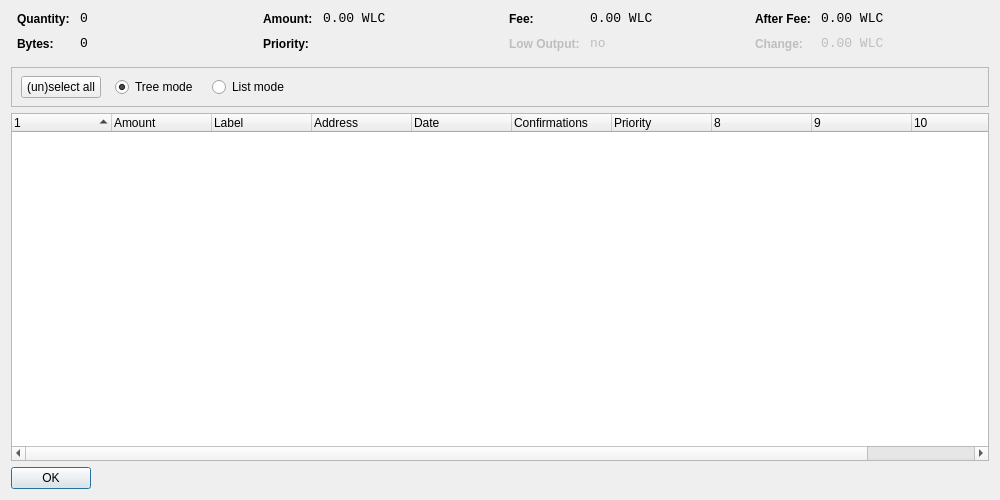
<?xml version="1.0" encoding="UTF-8"?>
<ui version="4.0">
 <class>CoinControlDialog</class>
 <widget class="QDialog" name="CoinControlDialog">
  <property name="geometry">
   <rect>
    <x>0</x>
    <y>0</y>
    <width>1000</width>
    <height>500</height>
   </rect>
  </property>
  <property name="windowTitle">
   <string>Coin Control</string>
  </property>
  <layout class="QVBoxLayout" name="verticalLayout">
   <item>
    <layout class="QHBoxLayout" name="horizontalLayoutTop" stretch="0,0,0,0">
     <property name="topMargin">
      <number>0</number>
     </property>
     <property name="bottomMargin">
      <number>10</number>
     </property>
     <item>
      <layout class="QFormLayout" name="formLayoutCoinControl1">
       <property name="horizontalSpacing">
        <number>10</number>
       </property>
       <property name="verticalSpacing">
        <number>10</number>
       </property>
       <property name="leftMargin">
        <number>6</number>
       </property>
       <property name="rightMargin">
        <number>6</number>
       </property>
       <item row="0" column="0">
        <widget class="QLabel" name="labelCoinControlQuantityText">
         <property name="styleSheet">
          <string notr="true">font-weight:bold;</string>
         </property>
         <property name="text">
          <string>Quantity:</string>
         </property>
        </widget>
       </item>
       <item row="0" column="1">
        <widget class="QLabel" name="labelCoinControlQuantity">
         <property name="font">
          <font>
           <family>Monospace</family>
           <pointsize>10</pointsize>
          </font>
         </property>
         <property name="cursor">
          <cursorShape>IBeamCursor</cursorShape>
         </property>
         <property name="contextMenuPolicy">
          <enum>Qt::ActionsContextMenu</enum>
         </property>
         <property name="text">
          <string notr="true">0</string>
         </property>
         <property name="textInteractionFlags">
          <set>Qt::LinksAccessibleByMouse|Qt::TextSelectableByKeyboard|Qt::TextSelectableByMouse</set>
         </property>
        </widget>
       </item>
       <item row="1" column="0">
        <widget class="QLabel" name="labelCoinControlBytesText">
         <property name="styleSheet">
          <string notr="true">font-weight:bold;</string>
         </property>
         <property name="text">
          <string>Bytes:</string>
         </property>
        </widget>
       </item>
       <item row="1" column="1">
        <widget class="QLabel" name="labelCoinControlBytes">
         <property name="font">
          <font>
           <family>Monospace</family>
           <pointsize>10</pointsize>
          </font>
         </property>
         <property name="cursor">
          <cursorShape>IBeamCursor</cursorShape>
         </property>
         <property name="contextMenuPolicy">
          <enum>Qt::ActionsContextMenu</enum>
         </property>
         <property name="text">
          <string notr="true">0</string>
         </property>
         <property name="textInteractionFlags">
          <set>Qt::LinksAccessibleByMouse|Qt::TextSelectableByKeyboard|Qt::TextSelectableByMouse</set>
         </property>
        </widget>
       </item>
      </layout>
     </item>
     <item>
      <layout class="QFormLayout" name="formLayoutCoinControl2">
       <property name="horizontalSpacing">
        <number>10</number>
       </property>
       <property name="verticalSpacing">
        <number>10</number>
       </property>
       <property name="leftMargin">
        <number>6</number>
       </property>
       <property name="rightMargin">
        <number>6</number>
       </property>
       <item row="0" column="0">
        <widget class="QLabel" name="labelCoinControlAmountText">
         <property name="styleSheet">
          <string notr="true">font-weight:bold;</string>
         </property>
         <property name="text">
          <string>Amount:</string>
         </property>
        </widget>
       </item>
       <item row="0" column="1">
        <widget class="QLabel" name="labelCoinControlAmount">
         <property name="font">
          <font>
           <family>Monospace</family>
           <pointsize>10</pointsize>
          </font>
         </property>
         <property name="cursor">
          <cursorShape>IBeamCursor</cursorShape>
         </property>
         <property name="contextMenuPolicy">
          <enum>Qt::ActionsContextMenu</enum>
         </property>
         <property name="text">
          <string notr="true">0.00 WLC</string>
         </property>
         <property name="textInteractionFlags">
          <set>Qt::LinksAccessibleByMouse|Qt::TextSelectableByKeyboard|Qt::TextSelectableByMouse</set>
         </property>
        </widget>
       </item>
       <item row="1" column="0">
        <widget class="QLabel" name="labelCoinControlPriorityText">
         <property name="styleSheet">
          <string notr="true">font-weight:bold;</string>
         </property>
         <property name="text">
          <string>Priority:</string>
         </property>
        </widget>
       </item>
       <item row="1" column="1">
        <widget class="QLabel" name="labelCoinControlPriority">
         <property name="font">
          <font>
           <family>Monospace</family>
           <pointsize>10</pointsize>
          </font>
         </property>
         <property name="cursor">
          <cursorShape>IBeamCursor</cursorShape>
         </property>
         <property name="contextMenuPolicy">
          <enum>Qt::ActionsContextMenu</enum>
         </property>
         <property name="text">
          <string/>
         </property>
         <property name="textInteractionFlags">
          <set>Qt::LinksAccessibleByMouse|Qt::TextSelectableByKeyboard|Qt::TextSelectableByMouse</set>
         </property>
        </widget>
       </item>
      </layout>
     </item>
     <item>
      <layout class="QFormLayout" name="formLayoutCoinControl3">
       <property name="horizontalSpacing">
        <number>10</number>
       </property>
       <property name="verticalSpacing">
        <number>10</number>
       </property>
       <property name="leftMargin">
        <number>6</number>
       </property>
       <property name="rightMargin">
        <number>6</number>
       </property>
       <item row="0" column="0">
        <widget class="QLabel" name="labelCoinControlFeeText">
         <property name="styleSheet">
          <string notr="true">font-weight:bold;</string>
         </property>
         <property name="text">
          <string>Fee:</string>
         </property>
        </widget>
       </item>
       <item row="0" column="1">
        <widget class="QLabel" name="labelCoinControlFee">
         <property name="font">
          <font>
           <family>Monospace</family>
           <pointsize>10</pointsize>
          </font>
         </property>
         <property name="cursor">
          <cursorShape>IBeamCursor</cursorShape>
         </property>
         <property name="contextMenuPolicy">
          <enum>Qt::ActionsContextMenu</enum>
         </property>
         <property name="text">
          <string notr="true">0.00 WLC</string>
         </property>
         <property name="textInteractionFlags">
          <set>Qt::LinksAccessibleByMouse|Qt::TextSelectableByKeyboard|Qt::TextSelectableByMouse</set>
         </property>
        </widget>
       </item>
       <item row="1" column="0">
        <widget class="QLabel" name="labelCoinControlLowOutputText">
         <property name="enabled">
          <bool>false</bool>
         </property>
         <property name="styleSheet">
          <string notr="true">font-weight:bold;</string>
         </property>
         <property name="text">
          <string>Low Output:</string>
         </property>
        </widget>
       </item>
       <item row="1" column="1">
        <widget class="QLabel" name="labelCoinControlLowOutput">
         <property name="enabled">
          <bool>false</bool>
         </property>
         <property name="font">
          <font>
           <family>Monospace</family>
           <pointsize>10</pointsize>
          </font>
         </property>
         <property name="cursor">
          <cursorShape>IBeamCursor</cursorShape>
         </property>
         <property name="contextMenuPolicy">
          <enum>Qt::ActionsContextMenu</enum>
         </property>
         <property name="text">
          <string notr="true">no</string>
         </property>
         <property name="textInteractionFlags">
          <set>Qt::LinksAccessibleByMouse|Qt::TextSelectableByKeyboard|Qt::TextSelectableByMouse</set>
         </property>
        </widget>
       </item>
      </layout>
     </item>
     <item>
      <layout class="QFormLayout" name="formLayoutCoinControl4">
       <property name="horizontalSpacing">
        <number>10</number>
       </property>
       <property name="verticalSpacing">
        <number>10</number>
       </property>
       <property name="leftMargin">
        <number>6</number>
       </property>
       <property name="rightMargin">
        <number>6</number>
       </property>
       <item row="0" column="0">
        <widget class="QLabel" name="labelCoinControlAfterFeeText">
         <property name="styleSheet">
          <string notr="true">font-weight:bold;</string>
         </property>
         <property name="text">
          <string>After Fee:</string>
         </property>
        </widget>
       </item>
       <item row="0" column="1">
        <widget class="QLabel" name="labelCoinControlAfterFee">
         <property name="font">
          <font>
           <family>Monospace</family>
           <pointsize>10</pointsize>
          </font>
         </property>
         <property name="cursor">
          <cursorShape>IBeamCursor</cursorShape>
         </property>
         <property name="contextMenuPolicy">
          <enum>Qt::ActionsContextMenu</enum>
         </property>
         <property name="text">
          <string notr="true">0.00 WLC</string>
         </property>
         <property name="textInteractionFlags">
          <set>Qt::LinksAccessibleByMouse|Qt::TextSelectableByKeyboard|Qt::TextSelectableByMouse</set>
         </property>
        </widget>
       </item>
       <item row="1" column="0">
        <widget class="QLabel" name="labelCoinControlChangeText">
         <property name="enabled">
          <bool>false</bool>
         </property>
         <property name="styleSheet">
          <string notr="true">font-weight:bold;</string>
         </property>
         <property name="text">
          <string>Change:</string>
         </property>
        </widget>
       </item>
       <item row="1" column="1">
        <widget class="QLabel" name="labelCoinControlChange">
         <property name="enabled">
          <bool>false</bool>
         </property>
         <property name="font">
          <font>
           <family>Monospace</family>
           <pointsize>10</pointsize>
          </font>
         </property>
         <property name="cursor">
          <cursorShape>IBeamCursor</cursorShape>
         </property>
         <property name="contextMenuPolicy">
          <enum>Qt::ActionsContextMenu</enum>
         </property>
         <property name="text">
          <string notr="true">0.00 WLC</string>
         </property>
         <property name="textInteractionFlags">
          <set>Qt::LinksAccessibleByMouse|Qt::TextSelectableByKeyboard|Qt::TextSelectableByMouse</set>
         </property>
        </widget>
       </item>
      </layout>
     </item>
    </layout>
   </item>
   <item>
    <widget class="QFrame" name="frame">
     <property name="minimumSize">
      <size>
       <width>0</width>
       <height>40</height>
      </size>
     </property>
     <property name="frameShape">
      <enum>QFrame::StyledPanel</enum>
     </property>
     <property name="frameShadow">
      <enum>QFrame::Sunken</enum>
     </property>
     <widget class="QWidget" name="horizontalLayoutWidget">
      <property name="geometry">
       <rect>
        <x>10</x>
        <y>0</y>
        <width>781</width>
        <height>41</height>
       </rect>
      </property>
      <layout class="QHBoxLayout" name="horizontalLayoutPanel" stretch="0,0,0,0,0">
       <property name="spacing">
        <number>14</number>
       </property>
       <item>
        <widget class="QPushButton" name="pushButtonSelectAll">
         <property name="sizePolicy">
          <sizepolicy hsizetype="Maximum" vsizetype="Fixed">
           <horstretch>0</horstretch>
           <verstretch>0</verstretch>
          </sizepolicy>
         </property>
         <property name="text">
          <string>(un)select all</string>
         </property>
        </widget>
       </item>
       <item>
        <widget class="QRadioButton" name="radioTreeMode">
         <property name="sizePolicy">
          <sizepolicy hsizetype="Maximum" vsizetype="Fixed">
           <horstretch>0</horstretch>
           <verstretch>0</verstretch>
          </sizepolicy>
         </property>
         <property name="text">
          <string>Tree mode</string>
         </property>
         <property name="checked">
          <bool>true</bool>
         </property>
        </widget>
       </item>
       <item>
        <widget class="QRadioButton" name="radioListMode">
         <property name="sizePolicy">
          <sizepolicy hsizetype="Maximum" vsizetype="Fixed">
           <horstretch>0</horstretch>
           <verstretch>0</verstretch>
          </sizepolicy>
         </property>
         <property name="text">
          <string>List mode</string>
         </property>
        </widget>
       </item>
       <item>
        <spacer name="horizontalSpacer">
         <property name="orientation">
          <enum>Qt::Horizontal</enum>
         </property>
         <property name="sizeHint" stdset="0">
          <size>
           <width>40</width>
           <height>20</height>
          </size>
         </property>
        </spacer>
       </item>
      </layout>
     </widget>
    </widget>
   </item>
   <item>
    <widget class="CoinControlTreeWidget" name="treeWidget">
     <property name="contextMenuPolicy">
      <enum>Qt::CustomContextMenu</enum>
     </property>
     <property name="sortingEnabled">
      <bool>false</bool>
     </property>
     <property name="columnCount">
      <number>11</number>
     </property>
     <attribute name="headerShowSortIndicator" stdset="0">
      <bool>true</bool>
     </attribute>
     <attribute name="headerStretchLastSection">
      <bool>false</bool>
     </attribute>
     <column>
      <property name="text">
       <string/>
      </property>
     </column>
     <column>
      <property name="text">
       <string>Amount</string>
      </property>
     </column>
     <column>
      <property name="text">
       <string>Label</string>
      </property>
     </column>
     <column>
      <property name="text">
       <string>Address</string>
      </property>
     </column>
     <column>
      <property name="text">
       <string>Date</string>
      </property>
     </column>
     <column>
      <property name="text">
       <string>Confirmations</string>
      </property>
      <property name="toolTip">
       <string>Confirmed</string>
      </property>
     </column>
     <column>
      <property name="text">
       <string>Priority</string>
      </property>
     </column>
     <column>
      <property name="text">
       <string/>
      </property>
     </column>
     <column>
      <property name="text">
       <string/>
      </property>
     </column>
     <column>
      <property name="text">
       <string/>
      </property>
     </column>
     <column>
      <property name="text">
       <string/>
      </property>
     </column>
    </widget>
   </item>
   <item>
    <widget class="QDialogButtonBox" name="buttonBox">
     <property name="sizePolicy">
      <sizepolicy hsizetype="Maximum" vsizetype="Fixed">
       <horstretch>0</horstretch>
       <verstretch>0</verstretch>
      </sizepolicy>
     </property>
     <property name="orientation">
      <enum>Qt::Horizontal</enum>
     </property>
     <property name="standardButtons">
      <set>QDialogButtonBox::Ok</set>
     </property>
    </widget>
   </item>
  </layout>
 </widget>
 <customwidgets>
  <customwidget>
   <class>CoinControlTreeWidget</class>
   <extends>QTreeWidget</extends>
   <header>coincontroltreewidget.h</header>
  </customwidget>
 </customwidgets>
 <resources/>
 <connections/>
</ui>
